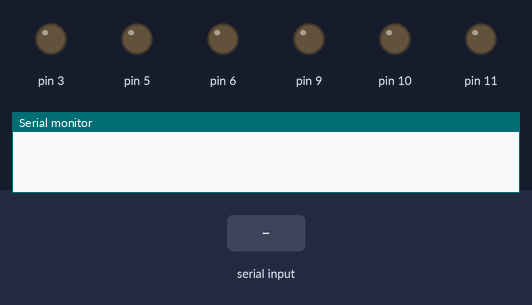
This sketch was run on a simulated Arduino Uno, built with avr-gcc and run on an emulated ATmega328P. On the bench: output pins drawn as LEDs (lit = HIGH), the last lines printed to the serial monitor. Inputs (shaded band) come from the test bench.

Above: at 1.2 s.
1.3 s: "start\n" received over Serial
At 2.5 s:
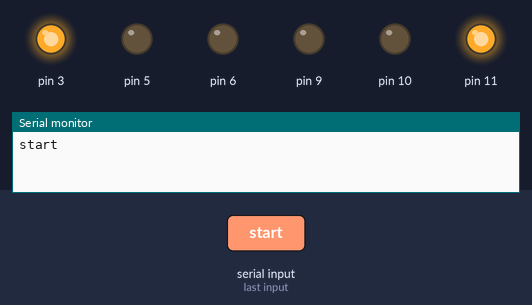
2.8 s: "fw\n" received over Serial
At 3.7 s:
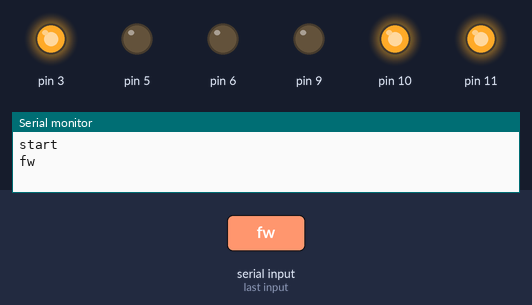
4.3 s: "lt\n" received over Serial
At 4.8 s:
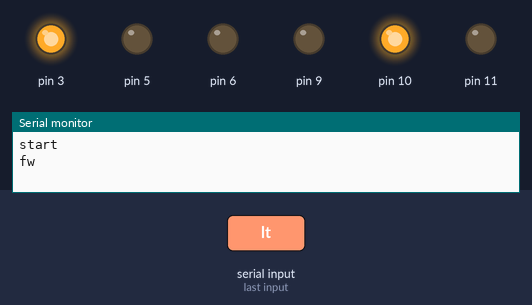
7.3 s: "rt\n" received over Serial
At 8.3 s:
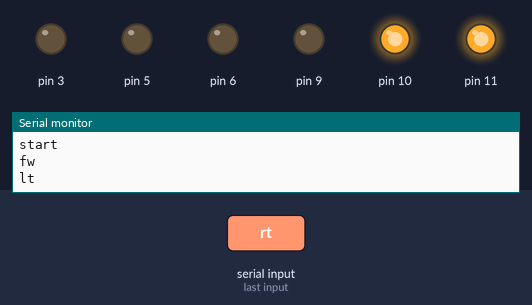
10.3 s: "bw\n" received over Serial
At 10.6 s:
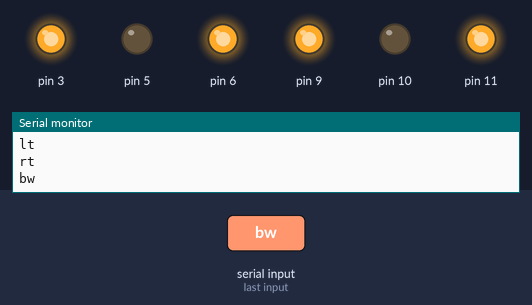
11.8 s: "stop\n" received over Serial
At 13.0 s:
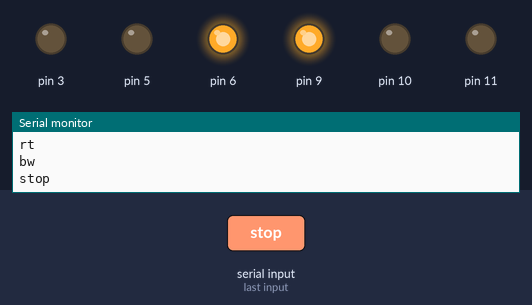
Timing chart, 0 to 14.3 s (numbered marks = the images above; inputs shaded):
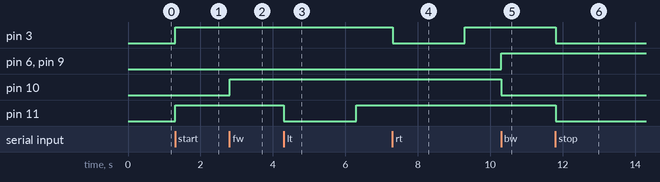

The sketch:

rc_car.ino
```cpp
// C++ code
//
void setup()
{
  pinMode(5, OUTPUT);
  pinMode(6, OUTPUT);
  pinMode(10, OUTPUT);
  pinMode(11, OUTPUT);
  pinMode(9, OUTPUT);
  pinMode(3, OUTPUT);
  Serial.begin(9600);
}

void loop()
{
  if (Serial.available()){
    String car_input=Serial.readStringUntil('\n');
    if(car_input=="start"){
      digitalWrite(11,HIGH);
      digitalWrite(3,HIGH);
      Serial.println(car_input);

    }
    else if(car_input=="fw"){
      digitalWrite(10,HIGH);
      digitalWrite(3,HIGH);
      digitalWrite(9,LOW);
      digitalWrite(6,LOW);
      Serial.println(car_input);
    }

    else if(car_input=="lt"){
      //Left Motar
      digitalWrite(11,LOW);
      delay(2000);
      digitalWrite(11,HIGH);
      Serial.println(car_input);

    }
    else if(car_input=="rt"){
      //Right Motar
      digitalWrite(3,LOW);
      delay(2000);
      digitalWrite(3,HIGH);
      Serial.println(car_input);
    }
    else if(car_input=="br"){
      digitalWrite(10,LOW);
      digitalWrite(5,LOW);
      digitalWrite(9,LOW);
      digitalWrite(6,LOW);
      Serial.println(car_input);
    }
    else if(car_input=="bw"){
      digitalWrite(9,HIGH);
      digitalWrite(6,HIGH);
      digitalWrite(10,LOW);
      digitalWrite(5,LOW);
      Serial.println(car_input);

    }
    else if(car_input=="stop"){
      digitalWrite(11,LOW);
      digitalWrite(3,LOW);
      Serial.println(car_input);
    }
    else{
      Serial.println("Wrong Input");
      Serial.println(car_input);
    }
  }
}
```

Measured:
- after the input at 1.3 s, pin 3, pin 11: LOW → HIGH at once
- after the input at 2.8 s, pin 10: LOW → HIGH at once
- after the input at 4.3 s, pin 11: HIGH → LOW at once, → HIGH 2.0 s later
- after the input at 7.3 s, pin 3: HIGH → LOW at once, → HIGH 2.0 s later
- after the input at 10.3 s, pin 6, pin 9: LOW → HIGH at once; pin 10: HIGH → LOW at once
- after the input at 11.8 s, pin 3, pin 11: HIGH → LOW at once
